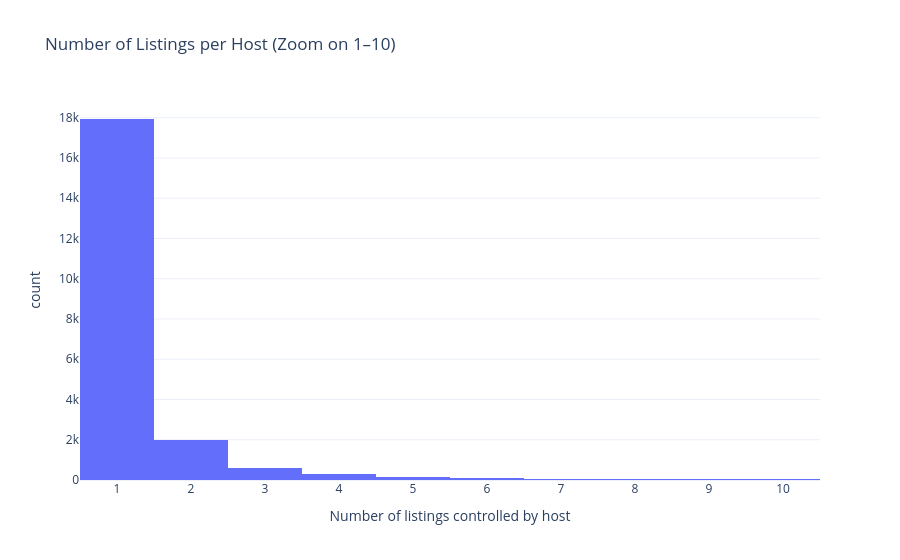

The notebook cell this image was saved under:
### Code cell
fig = px.histogram(
    host_dist[host_dist["host_listing_count"] <= 10],
    x="host_listing_count",
    nbins=10,
    title="Number of Listings per Host (Zoom on 1–10)",
    labels={"host_listing_count": "Number of listings controlled by host", "count": "Number of hosts"}
)

fig.update_layout(
    xaxis=dict(dtick=1),
    template="plotly_white"
)

fig.show()

### Figure 1 — Plotly figure (JSON) as saved in the notebook; plotly's stock layout.template omitted (floating-point values rounded to 4 significant figures; data arrays with more than 128 entries replaced by an {"elided": "..."} marker saying what was removed)
{"data": [{"bingroup": "x", "hovertemplate": "Number of listings controlled by host=%{x}<br>count=%{y}<extra></extra>", "legendgroup": "", "marker": {"color": "#636efa", "pattern": {"shape": ""}}, "name": "", "nbinsx": 10, "orientation": "v", "showlegend": false, "type": "histogram", "x": {"elided": "21256 int values"}, "xaxis": "x", "yaxis": "y"}], "layout": {"barmode": "relative", "legend": {"tracegroupgap": 0}, "title": {"text": "Number of Listings per Host (Zoom on 1–10)"}, "xaxis": {"anchor": "y", "domain": [0, 1], "dtick": 1, "title": {"text": "Number of listings controlled by host"}}, "yaxis": {"anchor": "x", "domain": [0, 1], "title": {"text": "count"}}}}
